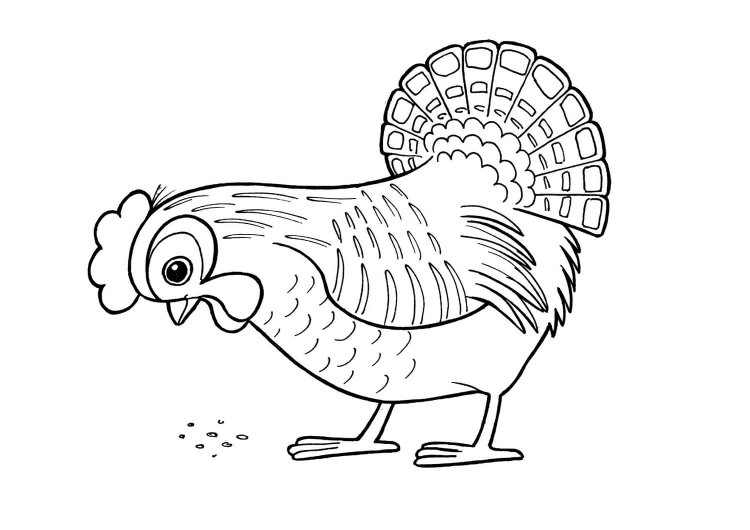
#> input picture App_Math_fourrier_wavelets_manim_representation/chicken.jpg, 1500 x 1060 px (shown at 1/2 size)
$ jupyter execute --allow-errors contour.ipynb
#> lines starting #> are read from the running program, lines starting #| are printed output that depends on the picture
### App_Math_fourrier_wavelets_manim_representation/drawingInterface.py
import numpy as np
import matplotlib.pyplot as plt
import cv2

class DrawingInterface:
    """ The Drawing Interface """
    def __init__(self, size = (780,780,3)):
        """Initiate the drawing interface.

        :param size: size of the drawing board, defaults to (780,780,3)
        :type size: tuple, optional
        """

        # Specify the callback function executed when we receive
        # mouse events/actions.
        cv2.namedWindow('Drawing Interface')
        cv2.setMouseCallback('Drawing Interface', self.draw)

        self.is_drawing = False      # true if mouse is pressed
        self.point = (None , None)   # last drawn point

        # Initialize the drawing board ::> black drawing board.
        self.drawing_board = np.zeros(size, np.uint8)

        # a single shape, temporary variable used to store a single shape
        # a shape starts when you click on the mouse and finishs when you
        # take your finger off.
        self.shape = []

        # store all shapes.
        self.shapes = []

        # lanch the drawing board
        self.launch(self.drawing_board)

        # Create and save the scatter plot of collected shapes
        # Purpose : Verify that the shapes we collected are correct
        ##########: and that they give the right image.
        self.output_image()


    # mouse callback function
    # [44 lines left out: function draw, not called in this run]

    # launch the drawing interface
    def launch(self, board):
        """Launch the drawing board, and draw with your mouse.

        :param board: Image (black image in this case) on top of which we will draw.
        :type board: numpy array.


        Note : to quit the interface click on : q
        """
        while(1):
            cv2.imshow('Drawing Interface', board)
            if cv2.waitKey(1) & 0xFF == ord('q'):
                break
        cv2.destroyAllWindows()

    def get_shapes(self,):
        """Get the shapes.

        :return: The list of shapes drawn.
        :rtype: List
        """
        return self.shapes

    def output_image(self,):
        """
        Plot the resulting points using a scatter plot in order
        to verify that we collected the right shapes.
        """
        x_values, y_values = [], []
        for shape in self.shapes:
            for pt in shape:
                x_values.append(pt[0])
                y_values.append(pt[1])
        plt.imshow(self.drawing_board)
        plt.scatter(x_values, y_values)
        plt.savefig('output.png')

### App_Math_fourrier_wavelets_manim_representation/contour.ipynb
[cell 1]
import PIL, os
from PIL.ImageFilter import EDGE_ENHANCE_MORE, FIND_EDGES
import matplotlib.pyplot as plt
import numpy as np

[cell 2]
def getImageComponents(image_path):
#> called with image_path = './chicken.jpg'
    im = PIL.Image.open(image_path).convert('L')
    im = im.transpose(PIL.Image.FLIP_TOP_BOTTOM)
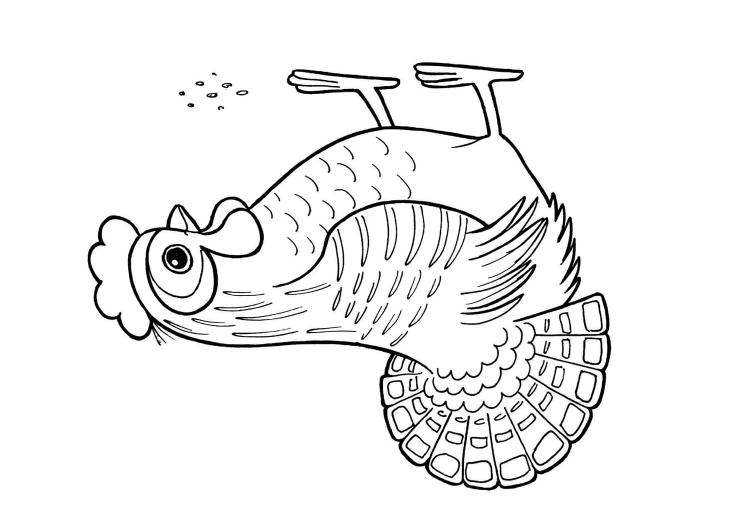
#> im: PIL image 1500x1060 L (shown at 1/2 size); min 0, max 255, mean 240.9
    im = im.resize((200,200))
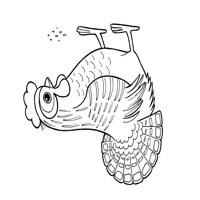
#> im: PIL image 200x200 L; min 0, max 255, mean 240.5

    points = []
    cs = plt.contour(im, levels = [245,255])
    paths = cs.collections[0].get_paths()
#> paths = 1 item
    for p in paths:
        pathsegs = p.iter_segments()
        for (x_pt, y_pt), _ in pathsegs:
            points.append(x_pt + 1j * y_pt)
#> this loop made 1 pass
#> after the loop, points = 5864 items

    points = np.array(points)
    moy = np.mean(points)
    max = np.amax(np.abs(points))
#> max = 230.9

    components = []
    comp = [points[0]]
    for idx in range(len(points) - 1):
        pt0 = points[idx]
        pt1 = points[idx+1]
        d = np.linalg.norm(pt0 - pt1)
        if d < 5: # distance max entre deux points voisins.
            comp.append(pt1)
        else:
            components.append((np.array(comp) - moy)/1) # pour l'affichage met 1, sinon fait max
            comp = [pt1]
#> this loop made 5863 passes
#> d on passes 1 to 3: 1.15, 0.207, 1.28
#> after the loop, components = 155 items

    return components

[cell 3]
im_path = os.path.join('.', 'chicken.jpg')
comp = getImageComponents(im_path)
#> comp = 155 items

#> (the rest of this cell did not finish here and is left out)

[cell 4]
background = 255 * np.ones((10,10))
plt.plot(background)
for c in comp:
    if len(c) > 50:
        plt.plot(c.real, c.imag, color = (0,0,0))
        plt.show()
#> this loop made 155 passes
#> pass 1, `plt.show()`:
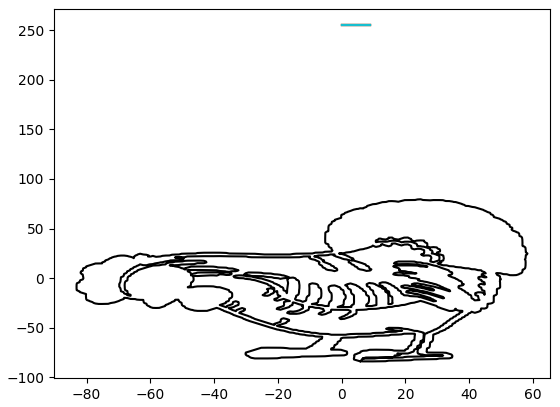
#> figure drawn by matplotlib, 1 panel

[cell 5]
background = 255 * np.ones((10,10))
plt.plot(background)
for c in comp:
    if len(c) > 50:
        plt.plot(c.real, c.imag, color = (0,0,0))
plt.show()

[cell 6]
from drawingInterface import DrawingInterface

def decompose_points(points):
    x_values, y_values = [], []
    for pt in points:
        x, y = pt
        x_values.append(x)
        y_values.append(y)
    return np.array(x_values), np.array(y_values)


def getDrawingComponents(size = 780):
    drawingInterface = DrawingInterface((size, size))
#> in __init__, `self.drawing_board = np.zeros(size, np.uint8)`: self.drawing_board: shape (780, 780); every value is 0
#> (key q is pressed here)
#> in output_image, `plt.savefig('output.png')`:
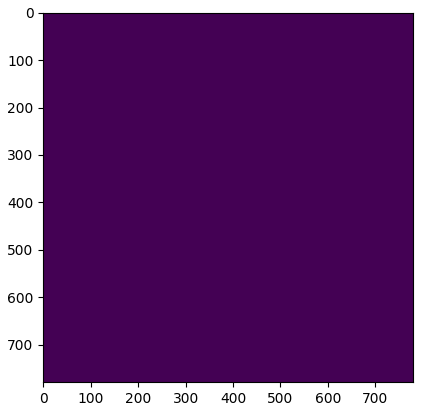
#> figure drawn by matplotlib, 1 panel
    shapes = drawingInterface.get_shapes()

    components = []
    for shape in shapes:
        points = shape
        x_values, y_values = decompose_points(points)
        points = (x_values + 1j * (780-y_values))#/float(size)
        components.append(points)

    return components

comp = getDrawingComponents()

[cell 7]
background = 255 * np.ones((780,780))
#> background: shape (780, 780) float64; every value is 255
plt.plot(background)
for c in comp:
    plt.scatter(c.real, c.imag)
plt.show()
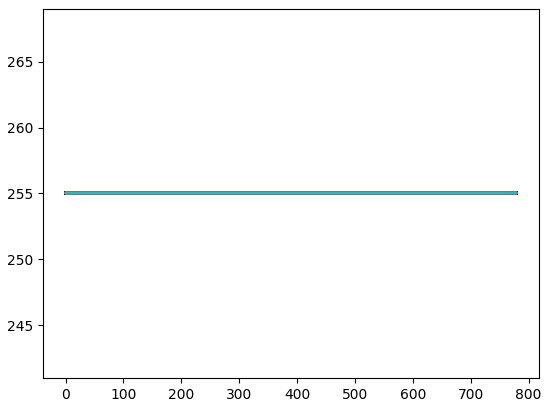
#> figure drawn by matplotlib, 1 panel
